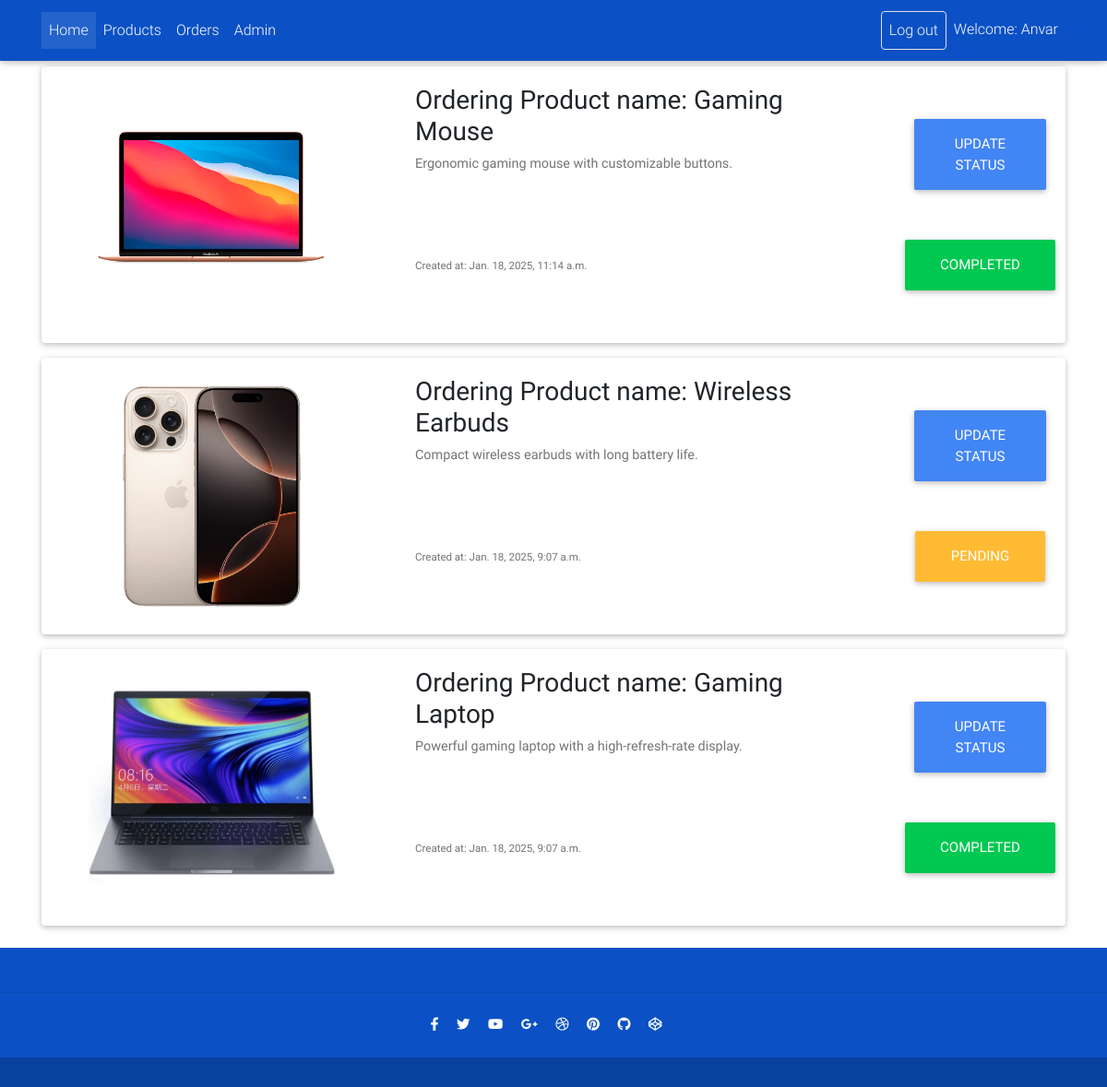
The app's page /admin_page/orders/ (signed in) with its own data.
### account/models.py (models this page shows, shortened)
class CustomUser(AbstractUser):
    username = None
    name = models.CharField(max_length=100)
    phone_number = models.CharField(max_length=15, unique=True)
    is_staff = models.BooleanField(default=False)
    is_active = models.BooleanField(default=True)
    created_at = models.DateTimeField(auto_now_add=True)
    modeified = models.DateTimeField(auto_now=True)
    USERNAME_FIELD = 'phone_number'
    REQUIRED_FIELDS = []
    objects = CustomUserManager()

### products/models.py (models this page shows)
class Order(models.Model):
    STATUS_CHOICES = [
        ('Pending', 'Pending'),
        ('Shipped', 'Shipped'),
        ('Completed', 'Completed'),
        ('Cancelled', 'Cancelled'),
    ]
    product = models.ForeignKey(Product, on_delete=models.CASCADE)
    quantity = models.IntegerField(default=1)
    customer = models.ForeignKey(CustomUser, on_delete=models.CASCADE)
    created_at = models.DateTimeField(auto_now_add=True)
    status = models.CharField(max_length=50, choices=STATUS_CHOICES, default='Pending')

class Product(models.Model):
    image = models.ImageField()
    name = models.CharField(max_length=100)
    description = models.TextField()
    price = models.DecimalField(max_digits=10, decimal_places=2)
    stock = models.IntegerField()
    @property
    def imageURL(self):
        return self.image.url

### products/views.py (the view)
# urls.py: path('admin_page/orders/', views.get_orders, name='get_orders'),
@login_required
def get_orders(request):
    if request.user.is_staff:
        orders = Order.objects.all().order_by('-created_at')
        return render(request, 'shop/user_orders.html', {'orders': orders})

### templates/shop/user_orders.html (shortened to what this page needs)
<!DOCTYPE html>
<html lang="en">
{% load static %}
<head>
    <link rel="stylesheet" href="https://use.fontawesome.com/releases/v5.11.2/css/all.css">
    <link href="{% static 'css/bootstrap.min.css' %}" rel="stylesheet">
    <link href="{% static 'css/mdb.min.css' %}" rel="stylesheet">
    <link href="{% static 'css/style.min.css' %}" rel="stylesheet">
</head>
<body>
{% if request.user.is_authenticated%}
{% include 'shop/navbar_is_login.html' %}
{% else %}
{% include 'shop/navbar_is_not_login.html' %}
{% endif %}
<br>
<br>
<br>
<main class="container">
    {% for order in orders %}
    <div class="card mb-3 container">
        <div class="row g-0">
            <div class="col-md-4">
                <img src="{{ order.product.imageURL}}" class="d-block m-auto p-3 rounded-start" height="300px"
                     alt="...">
            </div>
            <div class="col-md-6">
                <div class="card-body">
                    <h3>Ordering Product name: {{order.product.name}}</h3>
                    <p class="card-text">{{order.product.description}}</p>
                    <br>
                    <br>
                    <br>
                    <p class="card-text">
                        <small class="text-body-secondary">Created at: {{order.created_at}}</small>
                    </p>
                </div>
            </div>
            <div class="col-md-2">
                <span class="h-100 d-flex flex-column justify-content-center align-items-center">
                    {% if request.user.is_staff %}
                    <a class="d-block btn btn-lg btn-primary" href="{% url 'update_order' order.id %}"
                       role="button">Update status</a>
                    {% endif %}
                    <a class="d-block mt-5 btn btn-lg
                        {% if order.status == 'Pending' %}
                            btn-warning
                        {% elif order.status == 'Shipped' %}
                            btn-info
                        {% elif order.status == 'Completed' %}
                            btn-success
                        {% elif order.status == 'Cancelled' %}
                            btn-danger
                        {% else %}
                            btn-secondary
                        {% endif %}"
                        href="{% url 'order_detail' order.id %}"
                        role="button">
                        {{ order.status }}
                    </a>
                </span>
            </div>
        </div>
    </div>
    {% endfor %}
</main>
<footer class="page-footer text-center font-small mt-4 wow fadeIn" style="background-color: #0b51c5">
    <div class="pt-4">
    </div>
    <hr class="my-4">
    <div class="pb-4">
        <a href="">
            <i class="fab fa-facebook-f mr-3"></i>
        </a>
        <a href="">
            <i class="fab fa-twitter mr-3"></i>
        </a>
        <a href="">
            <i class="fab fa-youtube mr-3"></i>
        </a>
        <a href="">
            <i class="fab fa-google-plus-g mr-3"></i>
        </a>
        <a href="">
            <i class="fab fa-dribbble mr-3"></i>
        </a>
        <a href="">
            <i class="fab fa-pinterest mr-3"></i>
        </a>
        <a href="">
            <i class="fab fa-github mr-3"></i>
        </a>
        <a href="">
            <i class="fab fa-codepen mr-3"></i>
        </a>
    </div>
    <div class="footer-copyright py-3">
    </div>
</footer>
</body>
</html>

### templates/shop/navbar_is_login.html (shortened to what this page needs)
<nav class="navbar fixed-top navbar-expand-lg navbar-dark scrolling-navbar" style="background-color: #0b51c5;">
    <div class="container" style="color: white">
        <div class="collapse navbar-collapse" id="navbarSupportedContent">
            <ul class="navbar-nav mr-auto">
                {% if request.user.is_staff %}
                <li class="nav-item active">
                    <a class="nav-link waves-effect" href="{% url 'product_list' %}">Home
                    </a>
                </li>
                <li class="nav-item">
                    <a class="nav-link waves-effect" href="{% url 'get_products' %}">Products</a>
                </li>
                <li class="nav-item">
                    <a class="nav-link waves-effect" href="{% url 'get_orders' %}">Orders</a>
                </li>
                <li class="nav-item">
                    <a class="nav-link waves-effect" href="{% url 'admin_dashboard' %}">Admin</a>
                </li>
                {% endif %}
            </ul>
            {% if request.user.is_staff %}
            <ul class="navbar-nav nav-flex-icons">
                <li class="nav-item">
                    <a href="{% url 'log_out' %}" class="nav-link border border-light rounded waves-effect">
                        Log out
                    </a>
                </li>
                <li class="nav-item">
                    <a class="nav-link waves-effect" href="">Welcome:  {{request.user.name}}</a>
                </li>
            </ul>
            {%endif%}
        </div>
    </div>
</nav>

### templates/shop/user_orders.html (style rules this page uses)
html, body, header, .carousel { height: 60vh; }
nav a { color: white; }

### records on screen
CustomUser: user.name "Anvar"
Order: product.imageURL (picture), product.name "Gaming Mouse", product.description "Ergonomic gaming mouse with customizable buttons.", created_at "Jan. 18, 2025, 11:14 a.m.", status "COMPLETED"
Order: product.imageURL (picture), product.name "Wireless Earbuds", product.description "Compact wireless earbuds with long battery life.", created_at "Jan. 18, 2025, 9:07 a.m.", status "PENDING"
Order: product.imageURL (picture), product.name "Gaming Laptop", product.description "Powerful gaming laptop with a high-refresh-rate display.", created_at "Jan. 18, 2025, 9:07 a.m.", status "COMPLETED"
